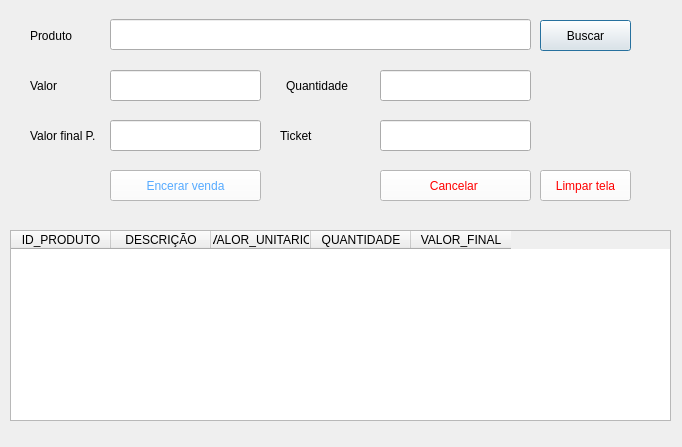
<?xml version="1.0" encoding="UTF-8"?>
<ui version="4.0">
 <class>Dialog</class>
 <widget class="QDialog" name="Dialog">
  <property name="geometry">
   <rect>
    <x>0</x>
    <y>0</y>
    <width>682</width>
    <height>447</height>
   </rect>
  </property>
  <property name="windowTitle">
   <string>Venda no terminal</string>
  </property>
  <widget class="QLabel" name="label">
   <property name="geometry">
    <rect>
     <x>30</x>
     <y>20</y>
     <width>47</width>
     <height>31</height>
    </rect>
   </property>
   <property name="styleSheet">
    <string notr="true">font: 10pt &quot;MS Shell Dlg 2&quot;;</string>
   </property>
   <property name="text">
    <string>Produto</string>
   </property>
  </widget>
  <widget class="QTableWidget" name="tableWidget">
   <property name="geometry">
    <rect>
     <x>10</x>
     <y>230</y>
     <width>661</width>
     <height>191</height>
    </rect>
   </property>
   <column>
    <property name="text">
     <string>ID_PRODUTO</string>
    </property>
   </column>
   <column>
    <property name="text">
     <string>DESCRIÇÃO</string>
    </property>
   </column>
   <column>
    <property name="text">
     <string>VALOR_UNITARIO</string>
    </property>
   </column>
   <column>
    <property name="text">
     <string>QUANTIDADE</string>
    </property>
   </column>
   <column>
    <property name="text">
     <string>VALOR_FINAL</string>
    </property>
   </column>
  </widget>
  <widget class="QPushButton" name="pushButton">
   <property name="geometry">
    <rect>
     <x>540</x>
     <y>20</y>
     <width>91</width>
     <height>31</height>
    </rect>
   </property>
   <property name="text">
    <string>Buscar</string>
   </property>
  </widget>
  <widget class="QLineEdit" name="lineEdit">
   <property name="geometry">
    <rect>
     <x>110</x>
     <y>19</y>
     <width>421</width>
     <height>31</height>
    </rect>
   </property>
  </widget>
  <widget class="QLabel" name="label_2">
   <property name="geometry">
    <rect>
     <x>30</x>
     <y>70</y>
     <width>47</width>
     <height>31</height>
    </rect>
   </property>
   <property name="styleSheet">
    <string notr="true">font: 10pt &quot;MS Shell Dlg 2&quot;;</string>
   </property>
   <property name="text">
    <string>Valor</string>
   </property>
  </widget>
  <widget class="QLineEdit" name="lineEdit_2">
   <property name="geometry">
    <rect>
     <x>110</x>
     <y>70</y>
     <width>151</width>
     <height>31</height>
    </rect>
   </property>
  </widget>
  <widget class="QLabel" name="label_3">
   <property name="geometry">
    <rect>
     <x>286</x>
     <y>70</y>
     <width>71</width>
     <height>31</height>
    </rect>
   </property>
   <property name="styleSheet">
    <string notr="true">font: 10pt &quot;MS Shell Dlg 2&quot;;</string>
   </property>
   <property name="text">
    <string>Quantidade</string>
   </property>
  </widget>
  <widget class="QLineEdit" name="lineEdit_3">
   <property name="geometry">
    <rect>
     <x>380</x>
     <y>70</y>
     <width>151</width>
     <height>31</height>
    </rect>
   </property>
  </widget>
  <widget class="QLabel" name="label_4">
   <property name="geometry">
    <rect>
     <x>30</x>
     <y>120</y>
     <width>91</width>
     <height>31</height>
    </rect>
   </property>
   <property name="styleSheet">
    <string notr="true">font: 10pt &quot;MS Shell Dlg 2&quot;;</string>
   </property>
   <property name="text">
    <string>Valor final P.</string>
   </property>
  </widget>
  <widget class="QLineEdit" name="lineEdit_4">
   <property name="geometry">
    <rect>
     <x>110</x>
     <y>120</y>
     <width>151</width>
     <height>31</height>
    </rect>
   </property>
  </widget>
  <widget class="QPushButton" name="pushButton_2">
   <property name="geometry">
    <rect>
     <x>110</x>
     <y>170</y>
     <width>151</width>
     <height>31</height>
    </rect>
   </property>
   <property name="styleSheet">
    <string notr="true">background-color: rgb(255, 255, 255);
color: rgb(85, 170, 255);</string>
   </property>
   <property name="text">
    <string>Encerar venda</string>
   </property>
  </widget>
  <widget class="QPushButton" name="pushButton_3">
   <property name="geometry">
    <rect>
     <x>380</x>
     <y>170</y>
     <width>151</width>
     <height>31</height>
    </rect>
   </property>
   <property name="styleSheet">
    <string notr="true">background-color: rgb(255, 255, 255);
color: rgb(255, 0, 0);</string>
   </property>
   <property name="text">
    <string>Cancelar </string>
   </property>
  </widget>
  <widget class="QPushButton" name="pushButton_4">
   <property name="geometry">
    <rect>
     <x>540</x>
     <y>170</y>
     <width>91</width>
     <height>31</height>
    </rect>
   </property>
   <property name="styleSheet">
    <string notr="true">background-color: rgb(255, 255, 255);
color: rgb(255, 0, 0);</string>
   </property>
   <property name="text">
    <string>Limpar tela</string>
   </property>
  </widget>
  <widget class="QLineEdit" name="lineEdit_5">
   <property name="geometry">
    <rect>
     <x>380</x>
     <y>120</y>
     <width>151</width>
     <height>31</height>
    </rect>
   </property>
  </widget>
  <widget class="QLabel" name="label_5">
   <property name="geometry">
    <rect>
     <x>280</x>
     <y>120</y>
     <width>91</width>
     <height>31</height>
    </rect>
   </property>
   <property name="styleSheet">
    <string notr="true">font: 10pt &quot;MS Shell Dlg 2&quot;;</string>
   </property>
   <property name="text">
    <string>Ticket</string>
   </property>
  </widget>
 </widget>
 <resources/>
 <connections/>
</ui>
